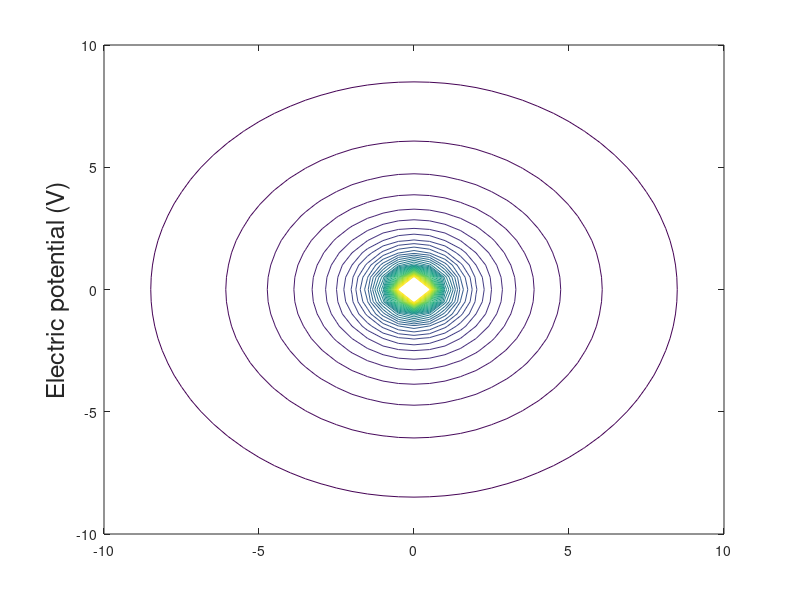

MATLAB code for this plot: (Note: this script raises an error after producing the figure.)
%Pointcharge.m
%Equipotential Plot of a point charge
%Start
close all
clc

k = 8.99e9; % Coulomb's constant
Q = 20e-6;%An arbitrary charge of 6uc
a = k*Q;
disp(a)
[X,Y] = meshgrid(-10:0.5:10); % Create a grid of coordinates where V is to be calculated

V = a./sqrt(X.^2+Y.^2);%Formula of Potential
contour(X,Y,V,40); %Contour Plot
ylabel('Electric potential (V)','Fontsize',18)

[Ex,Ey] = gradient(V,0.2,0.2);
Ex=-Ex;
Ey=-Ey;
validColumns = all(isfinite(Ex) & isfinite(Ey)); % Ignore columns where E contains infinite values due to the point charges since streamslice can't handle them
hold on
hLines = streamslice(X(:,validColumns),Y(:,validColumns),Ex(:,validColumns),Ey(:,validColumns));%streamslice(X,Y,U,V)
set(hLines,'Color','b');
legend('Equipotential Surface','Electric Field')
title('Plot of Equipotential & Electric Field of a Point Charge')

%end
